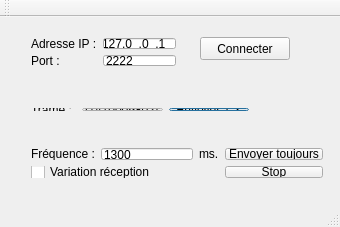
<?xml version="1.0" encoding="UTF-8"?>
<ui version="4.0">
 <class>MainWindow</class>
 <widget class="QMainWindow" name="MainWindow">
  <property name="geometry">
   <rect>
    <x>0</x>
    <y>0</y>
    <width>340</width>
    <height>227</height>
   </rect>
  </property>
  <property name="windowTitle">
   <string>Client Lecteur RFID</string>
  </property>
  <widget class="QWidget" name="centralWidget">
   <widget class="QPushButton" name="pbConnecter">
    <property name="geometry">
     <rect>
      <x>200</x>
      <y>20</y>
      <width>90</width>
      <height>23</height>
     </rect>
    </property>
    <property name="text">
     <string>Connecter</string>
    </property>
   </widget>
   <widget class="QWidget" name="layoutWidget">
    <property name="geometry">
     <rect>
      <x>20</x>
      <y>80</y>
      <width>240</width>
      <height>25</height>
     </rect>
    </property>
    <layout class="QHBoxLayout" name="horizontalLayout">
     <item>
      <widget class="QLabel" name="label_2">
       <property name="text">
        <string>Trame : </string>
       </property>
      </widget>
     </item>
     <item>
      <widget class="QLineEdit" name="leTrame">
       <property name="inputMask">
        <string>XHHHHHHHHHHX; </string>
       </property>
       <property name="text">
        <string>[7470009802]</string>
       </property>
      </widget>
     </item>
     <item>
      <widget class="QPushButton" name="pbEnvoyer1X">
       <property name="text">
        <string>Envoyer 1 X</string>
       </property>
       <property name="autoDefault">
        <bool>false</bool>
       </property>
       <property name="default">
        <bool>true</bool>
       </property>
      </widget>
     </item>
    </layout>
   </widget>
   <widget class="QWidget" name="layoutWidget">
    <property name="geometry">
     <rect>
      <x>20</x>
      <y>10</y>
      <width>167</width>
      <height>50</height>
     </rect>
    </property>
    <layout class="QGridLayout" name="gridLayout">
     <item row="0" column="0">
      <widget class="QLabel" name="label_4">
       <property name="text">
        <string>Adresse IP :</string>
       </property>
      </widget>
     </item>
     <item row="0" column="1">
      <widget class="QLineEdit" name="leAdresse">
       <property name="inputMask">
        <string>999.999.999.999; </string>
       </property>
       <property name="text">
        <string>127.0.0.1</string>
       </property>
      </widget>
     </item>
     <item row="1" column="0">
      <widget class="QLabel" name="label_3">
       <property name="text">
        <string>Port :</string>
       </property>
      </widget>
     </item>
     <item row="1" column="1">
      <widget class="QLineEdit" name="lePort">
       <property name="inputMask">
        <string>99999; </string>
       </property>
       <property name="text">
        <string>2222</string>
       </property>
      </widget>
     </item>
    </layout>
   </widget>
   <widget class="QWidget" name="layoutWidget">
    <property name="geometry">
     <rect>
      <x>20</x>
      <y>120</y>
      <width>314</width>
      <height>52</height>
     </rect>
    </property>
    <layout class="QGridLayout" name="gridLayout_3">
     <item row="0" column="0" rowspan="2">
      <layout class="QGridLayout" name="gridLayout_2">
       <item row="0" column="0">
        <widget class="QLabel" name="label">
         <property name="text">
          <string>Fréquence :</string>
         </property>
        </widget>
       </item>
       <item row="0" column="1">
        <widget class="QLineEdit" name="leFreq">
         <property name="inputMask">
          <string>99999; </string>
         </property>
         <property name="text">
          <string>1300</string>
         </property>
        </widget>
       </item>
       <item row="0" column="2">
        <widget class="QLabel" name="label_5">
         <property name="text">
          <string>ms.</string>
         </property>
        </widget>
       </item>
       <item row="1" column="0" colspan="3">
        <widget class="QCheckBox" name="checkBox">
         <property name="text">
          <string>Variation réception</string>
         </property>
        </widget>
       </item>
      </layout>
     </item>
     <item row="0" column="1">
      <widget class="QPushButton" name="pbEnvoyerToujours">
       <property name="text">
        <string>Envoyer toujours</string>
       </property>
      </widget>
     </item>
     <item row="1" column="1">
      <widget class="QPushButton" name="pbStop">
       <property name="text">
        <string>Stop</string>
       </property>
      </widget>
     </item>
    </layout>
   </widget>
  </widget>
  <widget class="QMenuBar" name="menuBar">
   <property name="geometry">
    <rect>
     <x>0</x>
     <y>0</y>
     <width>340</width>
     <height>20</height>
    </rect>
   </property>
  </widget>
  <widget class="QToolBar" name="mainToolBar">
   <attribute name="toolBarArea">
    <enum>TopToolBarArea</enum>
   </attribute>
   <attribute name="toolBarBreak">
    <bool>false</bool>
   </attribute>
  </widget>
  <widget class="QStatusBar" name="statusBar"/>
 </widget>
 <layoutdefault spacing="6" margin="11"/>
 <resources/>
 <connections/>
</ui>
